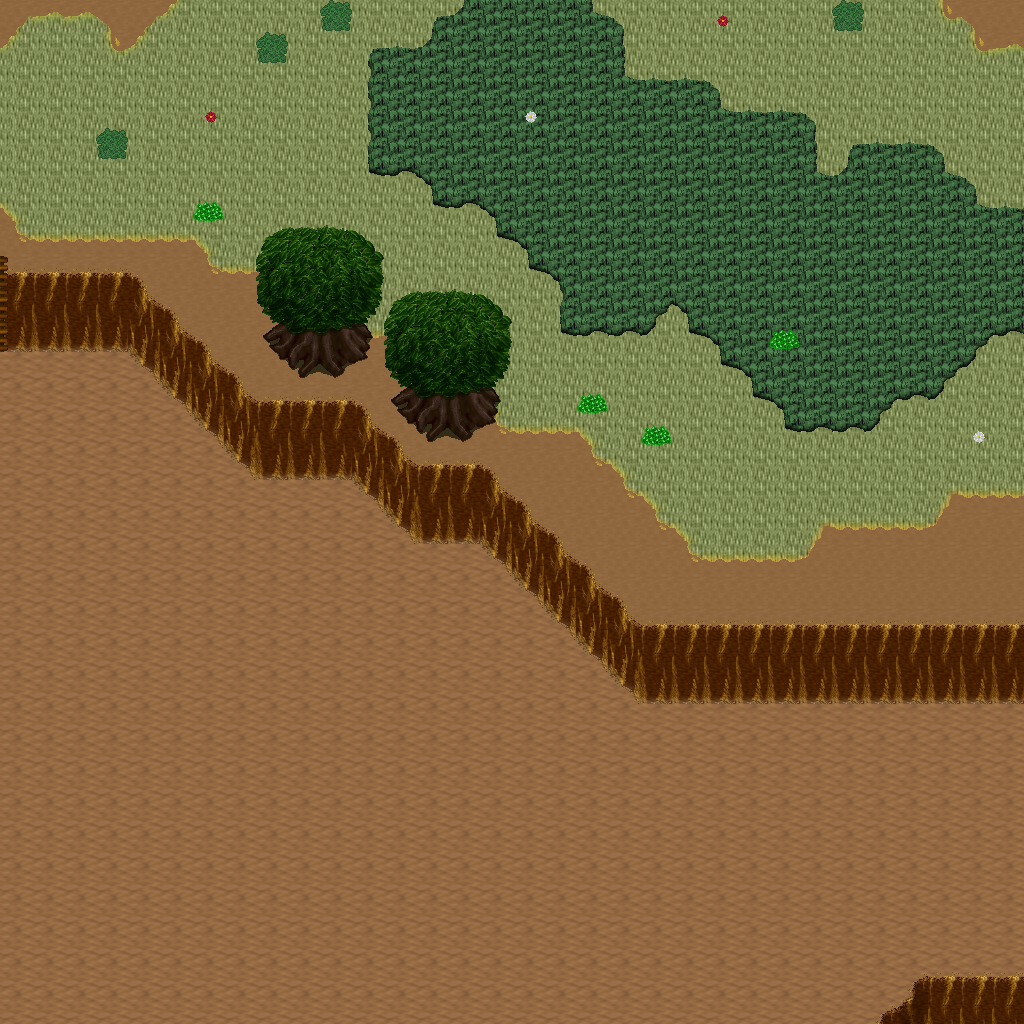

The image is a tile-based game level rendered from a .tmx file. Its description and source (layers, tilesets, objects; grid data summarised) follow:
An orthogonal 32x32 tile map with 32x32 px tiles, 5 tile layers (Ground, Objects, Objects2, Above, ...), 1 hidden layer not drawn, 45 tilesets.

<map version="1.10" tiledversion="1.11.0" orientation="orthogonal" renderorder="right-down" width="32" height="32" tilewidth="32" tileheight="32" infinite="0" nextlayerid="11" nextobjectid="1">
 <tileset firstgid="1" name="ground_ground" tilewidth="32" tileheight="32" tilecount="33" columns="3">
  <image source="../drawable/ground_ground.png" width="96" height="352" />
 </tileset>
 <tileset firstgid="34" name="ground_ridge_earth_dark" tilewidth="32" tileheight="32" tilecount="96" columns="12">
  <image source="../drawable/ground_ridge_earth_dark.png" width="384" height="256" />
 </tileset>
 <tileset firstgid="130" name="plant_grasses" tilewidth="32" tileheight="32" tilecount="6" columns="3">
  <image source="../drawable/plant_grasses.png" width="96" height="64" />
 </tileset>
 <tileset firstgid="136" name="ground_ladder_vertical_dark" tilewidth="32" tileheight="32" tilecount="3" columns="3">
  <image source="../drawable/ground_ladder_vertical_dark.png" width="96" height="32" />
 </tileset>
 <tileset firstgid="139" name="logic_collision" tilewidth="32" tileheight="32" tilecount="1" columns="1">
  <image source="../drawable/logic_collision.png" width="32" height="32" />
 </tileset>
 <tileset firstgid="140" name="ground_grass_corners" tilewidth="32" tileheight="32" tilecount="24" columns="6">
  <image source="../drawable/ground_grass_corners.png" width="192" height="128" />
 </tileset>
 <tileset firstgid="164" name="ground_earth_edges" tilewidth="32" tileheight="32" tilecount="18" columns="6">
  <image source="../drawable/ground_earth_edges.png" width="192" height="96" />
 </tileset>
 <tileset firstgid="182" name="plant_bush_bushes" tilewidth="32" tileheight="32" tilecount="10" columns="5">
  <image source="../drawable/plant_bush_bushes.png" width="160" height="64" />
 </tileset>
 <tileset firstgid="192" name="plant_tree_tree_darkgreen" tilewidth="32" tileheight="32" tilecount="88" columns="8">
  <image source="../drawable/plant_tree_tree_darkgreen.png" width="256" height="352" />
 </tileset>
 <tileset firstgid="280" name="ground_rock_pebbles" tilewidth="32" tileheight="32" tilecount="3" columns="1">
  <image source="../drawable/ground_rock_pebbles.png" width="32" height="96" />
 </tileset>
 <tileset firstgid="283" name="furniture_sink_jacuzzi_dark_side_on" tilewidth="32" tileheight="32" tilecount="36" columns="3">
  <image source="../drawable/furniture_sink_jacuzzi_dark_side_on.png" width="96" height="384" />
 </tileset>
 <tileset firstgid="319" name="furniture_chair_bench_iron_extensible" tilewidth="32" tileheight="32" tilecount="16" columns="4">
  <image source="../drawable/furniture_chair_bench_iron_extensible.png" width="128" height="128" />
 </tileset>
 <tileset firstgid="335" name="plant_flower_daisy_blue" tilewidth="32" tileheight="32" tilecount="8" columns="2">
  <image source="../drawable/plant_flower_daisy_blue.png" width="64" height="128" />
 </tileset>
 <tileset firstgid="343" name="plant_flower_daisy_red" tilewidth="32" tileheight="32" tilecount="8" columns="2">
  <image source="../drawable/plant_flower_daisy_red.png" width="64" height="128" />
 </tileset>
 <tileset firstgid="351" name="plant_flower_daisy_white" tilewidth="32" tileheight="32" tilecount="8" columns="2">
  <image source="../drawable/plant_flower_daisy_white.png" width="64" height="128" />
 </tileset>
 <tileset firstgid="359" name="plant_flower_daisy_yellow" tilewidth="32" tileheight="32" tilecount="8" columns="2">
  <image source="../drawable/plant_flower_daisy_yellow.png" width="64" height="128" />
 </tileset>
 <tileset firstgid="367" name="plant_bush_hedge" tilewidth="32" tileheight="32" tilecount="35" columns="5">
  <image source="../drawable/plant_bush_hedge.png" width="160" height="224" />
 </tileset>
 <tileset firstgid="402" name="plant_tree_evergreen" tilewidth="32" tileheight="32" tilecount="36" columns="3">
  <image source="../drawable/plant_tree_evergreen.png" width="96" height="384" />
 </tileset>
 <tileset firstgid="438" name="furniture_light_iron_lamp" tilewidth="32" tileheight="32" tilecount="3" columns="1">
  <image source="../drawable/furniture_light_iron_lamp.png" width="32" height="96" />
 </tileset>
 <tileset firstgid="441" name="furniture_light_flames" tilewidth="32" tileheight="32" tilecount="6" columns="6">
  <image source="../drawable/furniture_light_flames.png" width="192" height="32" />
 </tileset>
 <tileset firstgid="447" name="item_statue_girl_with_bird" tilewidth="32" tileheight="32" tilecount="12" columns="4">
  <image source="../drawable/item_statue_girl_with_bird.png" width="128" height="96" />
 </tileset>
 <tileset firstgid="459" name="object_birds" tilewidth="32" tileheight="32" tilecount="4" columns="2">
  <image source="../drawable/object_birds.png" width="64" height="64" />
 </tileset>
 <tileset firstgid="463" name="logic_protection" tilewidth="32" tileheight="32" tilecount="2" columns="2">
  <image source="../drawable/logic_protection.png" width="64" height="32" />
 </tileset>
 <tileset firstgid="465" name="plant_tree_spruce" tilewidth="32" tileheight="32" tilecount="6" columns="2">
  <image source="../drawable/plant_tree_spruce.png" width="64" height="96" />
 </tileset>
 <tileset firstgid="471" name="plant_tree_taller_trees" tilewidth="32" tileheight="32" tilecount="32" columns="8">
  <image source="../drawable/plant_tree_taller_trees.png" width="256" height="128" />
 </tileset>
 <tileset firstgid="503" name="plant_stump_hollow_logs" tilewidth="32" tileheight="32" tilecount="6" columns="3">
  <image source="../drawable/plant_stump_hollow_logs.png" width="96" height="64" />
 </tileset>
 <tileset firstgid="509" name="plant_stump_small_stump" tilewidth="32" tileheight="32" tilecount="4" columns="2">
  <image source="../drawable/plant_stump_small_stump.png" width="64" height="64" />
 </tileset>
 <tileset firstgid="513" name="ground_grass_2" tilewidth="32" tileheight="32" tilecount="21" columns="3">
  <image source="../drawable/ground_grass_2.png" width="96" height="224" />
 </tileset>
 <tileset firstgid="534" name="ground_water_waterfall" tilewidth="32" tileheight="32" tilecount="120" columns="8">
  <image source="../drawable/ground_water_waterfall.png" width="256" height="480" />
 </tileset>
 <tileset firstgid="654" name="ground_water_pool_corners" tilewidth="32" tileheight="32" tilecount="72" columns="3">
  <image source="../drawable/ground_water_pool_corners.png" width="96" height="768" />
 </tileset>
 <tileset firstgid="726" name="ground_water_pool" tilewidth="32" tileheight="32" tilecount="72" columns="3">
  <image source="../drawable/ground_water_pool.png" width="96" height="768" />
 </tileset>
 <tileset firstgid="798" name="plant_vine" tilewidth="32" tileheight="32" tilecount="3" columns="1">
  <image source="../drawable/plant_vine.png" width="32" height="96" />
 </tileset>
 <tileset firstgid="801" name="logic_item_fruits" tilewidth="32" tileheight="32" tilecount="16" columns="8">
  <image source="../drawable/logic_item_fruits.png" width="256" height="64" />
 </tileset>
 <tileset firstgid="817" name="ground_dry_grass" tilewidth="32" tileheight="32" tilecount="54" columns="9">
  <image source="../drawable/ground_dry_grass.png" width="288" height="192" />
 </tileset>
 <tileset firstgid="871" name="light_dim_light_5x5" tilewidth="32" tileheight="32" tilecount="25" columns="5">
  <image source="../drawable/light_dim_light_5x5.png" width="160" height="160" />
 </tileset>
 <tileset firstgid="896" name="building_chimney_smoke" tilewidth="32" tileheight="32" tilecount="40" columns="4">
  <image source="../drawable/building_chimney_smoke.png" width="128" height="320" />
 </tileset>
 <tileset firstgid="936" name="logic_creature_hybrid" tilewidth="32" tileheight="32" tilecount="16" columns="8">
  <image source="../drawable/logic_creature_hybrid.png" width="256" height="64" />
 </tileset>
 <tileset firstgid="952" name="building_huts" tilewidth="32" tileheight="32" tilecount="338" columns="26">
  <image source="../drawable/building_huts.png" width="832" height="416" />
 </tileset>
 <tileset firstgid="1290" name="logic_portal" tilewidth="32" tileheight="32" tilecount="24" columns="8">
  <image source="../drawable/logic_portal.png" width="256" height="96" />
 </tileset>
 <tileset firstgid="1314" name="plant_bush_leafy" tilewidth="32" tileheight="32" tilecount="48" columns="8">
  <image source="../drawable/plant_bush_leafy.png" width="256" height="192" />
 </tileset>
 <tileset firstgid="1362" name="plant_bush_berried" tilewidth="32" tileheight="32" tilecount="60" columns="5">
  <image source="../drawable/plant_bush_berried.png" width="160" height="384" />
 </tileset>
 <tileset firstgid="1422" name="plant_bush_flowering" tilewidth="32" tileheight="32" tilecount="72" columns="8">
  <image source="../drawable/plant_bush_flowering.png" width="256" height="288" />
 </tileset>
 <tileset firstgid="1494" name="plant_bushes_and_trees" tilewidth="32" tileheight="32" tilecount="144" columns="16">
  <image source="../drawable/plant_bushes_and_trees.png" width="512" height="289" />
 </tileset>
 <tileset firstgid="1638" name="plant_bush_bush_pinks" tilewidth="32" tileheight="32" tilecount="4" columns="2">
  <image source="../drawable/plant_bush_bush_pinks.png" width="64" height="64" />
 </tileset>
 <tileset firstgid="1642" name="logic_creature_mutant" tilewidth="32" tileheight="32" tilecount="7" columns="7">
  <image source="../drawable/logic_creature_mutant.png" width="224" height="32" />
 </tileset>
 <layer id="1" name="Ground" width="32" height="32">
  <data>[1024 cells, 1024 non-empty, 4 distinct tile ids]</data>
 </layer>
 <layer id="2" name="Objects" width="32" height="32">
  <data>[1024 cells, 252 non-empty, 36 distinct tile ids]</data>
 </layer>
 <layer id="3" name="Objects2" width="32" height="32">
  <data>[1024 cells, 15 non-empty, 7 distinct tile ids]</data>
 </layer>
 <layer id="4" name="Above" width="32" height="32">
  <data>[1024 cells, 20 non-empty, 10 distinct tile ids]</data>
 </layer>
 <layer id="5" name="Above2" width="32" height="32">
  <data>[1024 cells, 8 non-empty, 4 distinct tile ids]</data>
 </layer>
 <layer id="6" name="Walkable" width="32" height="32" visible="0">
  <data>[1024 cells, 115 non-empty, 1 distinct tile ids]</data>
 </layer>
 <objectgroup id="7" name="Mapevents" />
 <objectgroup id="8" name="Spawn" />
 <objectgroup id="9" name="Keys" />
 <objectgroup id="10" name="Replace" />
</map>
